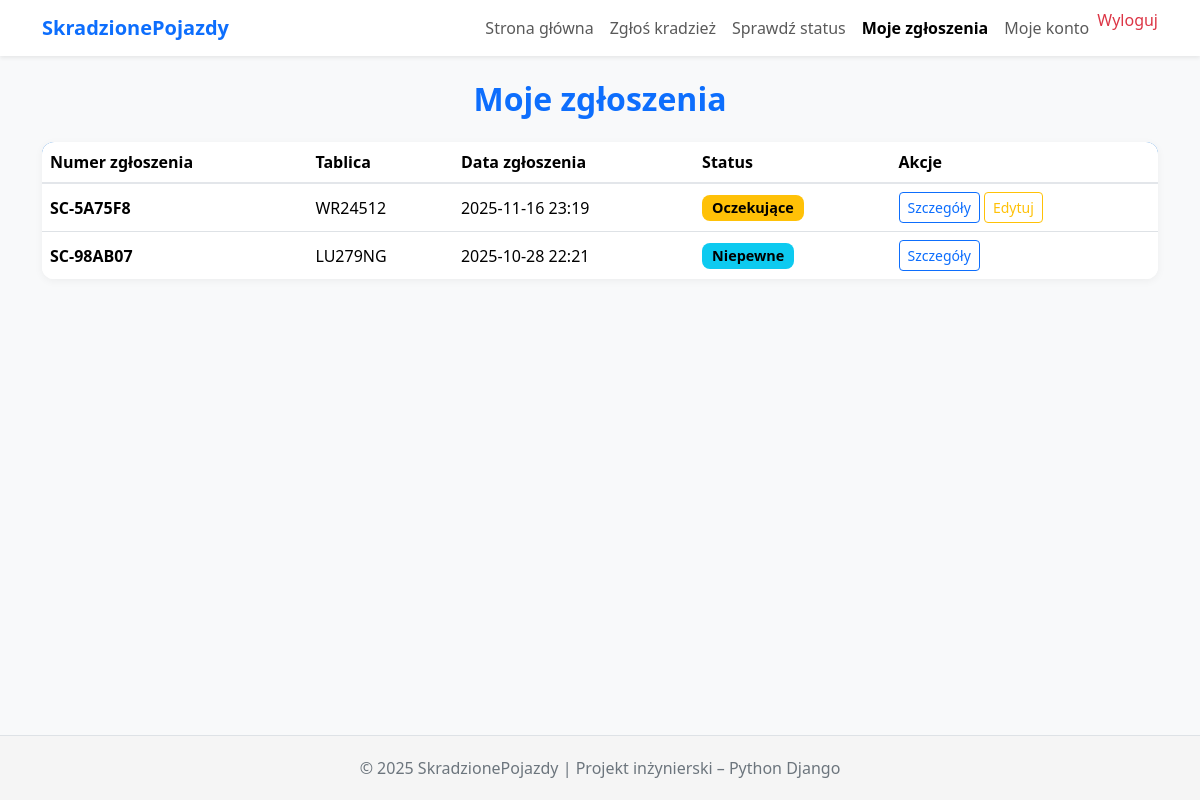
The app's page /moje-zgloszenia/ (signed in) with its own data.
### reports/models.py (models this page shows, shortened)
class Report(models.Model):
    class Meta:
        verbose_name = "Zgłoszenie"
        verbose_name_plural = "Zgłoszenia"
    class Status(models.TextChoices):
        NEW = "NEW", "Oczekujące"
        ANALYSIS = "ANALYSIS", "W trakcie analizy"
        MATCHED = "MATCHED", "Dopasowano"
        UNCERTAIN = "UNCERTAIN", "Niepewne"
        UNMATCHED = "UNMATCHED", "Brak dopasowania"
        CLOSED = "CLOSED", "Zamknięte"
    id = models.UUIDField(primary_key=True, default=uuid.uuid4, editable=False)
    ticket_number = models.CharField(max_length=20, unique=True, editable=False)
    owner_first_name = models.CharField(max_length=50)
    owner_last_name = models.CharField(max_length=80)
    owner_email = models.EmailField()
    owner_phone = models.CharField(max_length=32, blank=True)
    owner_address_street = models.CharField(max_length=100, blank=True)
    owner_address_city = models.CharField(max_length=50, blank=True)
    owner_address_postcode = models.CharField(max_length=10, blank=True)
    emergency_contact = models.CharField(max_length=100, blank=True)
    vehicle_make = models.CharField(max_length=50, blank=True)
    vehicle_model = models.CharField(max_length=50, blank=True)
    production_year = models.PositiveIntegerField(blank=True, null=True)
    vehicle_color = models.CharField(max_length=30, blank=True)
    vehicle_type = models.CharField(max_length=50, blank=True)
    vehicle_plate = models.CharField(max_length=16)
    vehicle_vin = models.CharField(max_length=50, blank=True)
    engine_number = models.CharField(max_length=50, blank=True)
    special_marks = models.TextField(blank=True)
    theft_datetime = models.DateTimeField()
    theft_place = models.CharField(max_length=200)
    description = models.TextField(blank=True)
    witness_info = models.TextField(blank=True)
    police_report_details = models.TextField(blank=True)
    photo = models.ImageField(upload_to="reports_photos/", blank=True, null=True)
    video = models.FileField(upload_to="reports_videos/", blank=True, null=True)
    suspect_description = models.TextField(blank=True)
    additional_notes = models.TextField(blank=True)
    formal_consent = models.BooleanField(default=False)
    vehicle_plate_detected = models.CharField(max_length=16, blank=True, null=True)
    status = models.CharField(max_length=16, choices=Status.choices, default=Status.NEW)
    created_by = models.ForeignKey(User, null=True, blank=True, on_delete=models.SET_NULL, related_name="reports")
    created_at = models.DateTimeField(auto_now_add=True)

### reports/views.py (the view)
# urls.py: path("moje-zgloszenia/", views.my_reports, name="my_reports"),  # Moje zgłoszenia
@login_required
def my_reports(request):
    qs = (Report.objects
          .filter(created_by=request.user)
          .order_by("-created_at"))
    page = Paginator(qs, 10).get_page(request.GET.get("page"))
    return render(request, "reports/my_reports.html", {"page": page})

### reports/templates/reports/my_reports.html (shortened to what this page needs)
<!DOCTYPE html>
<html lang="pl">
<head>
  <link href="https://cdn.jsdelivr.net/npm/bootstrap@5.3.3/dist/css/bootstrap.min.css" rel="stylesheet">
</head>
<body>
<nav class="navbar navbar-expand-lg navbar-light bg-white shadow-sm fixed-top">
  <div class="container">
    <a class="navbar-brand fw-bold text-primary" href="/">SkradzionePojazdy</a>
    <div class="collapse navbar-collapse justify-content-end" id="navbarNav">
      <ul class="navbar-nav">
        <li class="nav-item"><a class="nav-link" href="/">Strona główna</a></li>
        <li class="nav-item"><a class="nav-link" href="{% url 'report_create' %}">Zgłoś kradzież</a></li>
        <li class="nav-item"><a class="nav-link" href="{% url 'status_lookup' %}">Sprawdź status</a></li>
        <li class="nav-item"><a class="nav-link active fw-semibold" href="{% url 'my_reports' %}">Moje zgłoszenia</a></li>
        {% if user.is_authenticated %}
            <li class="nav-item"><a class="nav-link" href="{% url 'accounts_profile' %}">Moje konto</a></li>
          <li class="nav-item">
            <form action="{% url 'logout' %}" method="post" style="display:inline;">
              <button type="submit" class="btn btn-link nav-link text-danger" style="padding:0; border:none; background:none;">
                Wyloguj
              </button>
            </form>
          </li>
        {% else %}
          <li class="nav-item"><a class="nav-link" href="{% url 'login' %}">Logowanie</a></li>
          <li class="nav-item"><a class="btn btn-primary ms-2" href="{% url 'register' %}">Rejestracja</a></li>
        {% endif %}
      </ul>
    </div>
  </div>
</nav>
<main>
  <div class="container page-header">
    <h2 class="fw-bold text-primary text-center mb-4">Moje zgłoszenia</h2>
    {% if page.object_list %}
      <div class="table-responsive">
        <table class="table align-middle bg-white rounded-3 overflow-hidden mb-0">
          <thead>
            <tr>
              <th>Numer zgłoszenia</th>
              <th>Tablica</th>
              <th>Data zgłoszenia</th>
              <th>Status</th>
              <th>Akcje</th>
            </tr>
          </thead>
          <tbody>
            {% for report in page %}
            <tr>
              <td><strong>{{ report.ticket_number }}</strong></td>
              <td>{{ report.vehicle_plate }}</td>
              <td>{{ report.created_at|date:"Y-m-d H:i" }}</td>
              <td>
                <span class="badge badge-status status-{{ report.status }}">
                  {{ report.get_status_display }}
                </span>
              </td>
              <td>
                <a href="{% url 'report_detail' report.id %}" class="btn btn-outline-primary btn-sm">Szczegóły</a>
                {% if report.status == "NEW" %}
                  <a href="{% url 'report_edit' report.id %}" class="btn btn-outline-warning btn-sm">Edytuj</a>
                {% endif %}
              </td>
            </tr>
            {% endfor %}
          </tbody>
        </table>
      </div>
    {% else %}
      <div class="text-center mt-5">
        <h5 class="text-muted">Nie masz jeszcze żadnych zgłoszeń.</h5>
        <a href="{% url 'report_create' %}" class="btn btn-primary mt-3">➕ Utwórz nowe zgłoszenie</a>
      </div>
    {% endif %}
  </div>
</main>
<footer>
  © 2025 SkradzionePojazdy | Projekt inżynierski – Python Django
</footer>
</body>
</html>

### reports/templates/reports/my_reports.html (style rules this page uses)
html, body { height: 100%; margin: 0; font-family: "Segoe UI", Arial, sans-serif; background-color: #f8f9fa; display: flex; flex-direction: column; }
main { flex: 1; }
.navbar { box-shadow: 0 1px 4px rgba(0, 0, 0, 0.08); }
.page-header { margin-top: 80px; margin-bottom: 25px; }
.table { border-collapse: separate !important; border-spacing: 0; margin-bottom: 0 !important; }
.table thead { background-color: #1976d2; color: white; }
.table thead th { border-bottom: 2px solid #e3e6ea !important; }
.table tbody tr:last-child td { border-bottom: none !important; }
.table-responsive { border-radius: 12px; overflow: hidden; box-shadow: 0 2px 8px rgba(0, 0, 0, 0.05); }
.badge-status { font-size: 0.9rem; padding: 6px 10px; border-radius: 8px; }
.status-NEW { background-color: #ffc107; color: #000; }
.status-UNCERTAIN { background-color: #0dcaf0; color: #000; }
footer { background-color: #f5f5f5; padding: 20px 0; text-align: center; color: #6c757d; border-top: 1px solid #dee2e6; margin-top: auto; }

### records on screen
Report: ticket_number "SC-5A75F8", vehicle_plate "WR24512", created_at "2025-11-16 23:19", status "Oczekujące", shows "Edytuj"
Report: ticket_number "SC-98AB07", vehicle_plate "LU279NG", created_at "2025-10-28 22:21", status "Niepewne"
